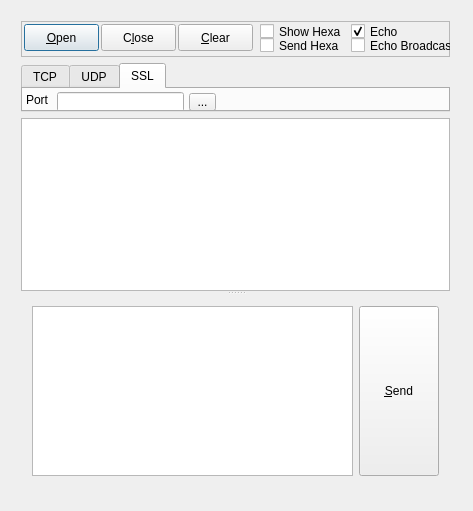
<?xml version="1.0" encoding="UTF-8"?>
<ui version="4.0">
 <class>Dialog</class>
 <widget class="QDialog" name="Dialog">
  <property name="geometry">
   <rect>
    <x>0</x>
    <y>0</y>
    <width>473</width>
    <height>511</height>
   </rect>
  </property>
  <property name="windowTitle">
   <string>NetServer</string>
  </property>
  <widget class="QWidget" name="layoutWidget">
   <property name="geometry">
    <rect>
     <x>10</x>
     <y>10</y>
     <width>451</width>
     <height>488</height>
    </rect>
   </property>
   <layout class="QVBoxLayout" name="mainLayout">
    <item>
     <widget class="QFrame" name="frameTop">
      <property name="minimumSize">
       <size>
        <width>0</width>
        <height>36</height>
       </size>
      </property>
      <property name="maximumSize">
       <size>
        <width>16777215</width>
        <height>39</height>
       </size>
      </property>
      <property name="frameShape">
       <enum>QFrame::StyledPanel</enum>
      </property>
      <property name="frameShadow">
       <enum>QFrame::Raised</enum>
      </property>
      <widget class="QPushButton" name="pbOpen">
       <property name="geometry">
        <rect>
         <x>3</x>
         <y>3</y>
         <width>75</width>
         <height>27</height>
        </rect>
       </property>
       <property name="text">
        <string>&amp;Open</string>
       </property>
      </widget>
      <widget class="QPushButton" name="pbClose">
       <property name="geometry">
        <rect>
         <x>80</x>
         <y>3</y>
         <width>75</width>
         <height>27</height>
        </rect>
       </property>
       <property name="text">
        <string>C&amp;lose</string>
       </property>
      </widget>
      <widget class="QPushButton" name="pbClear">
       <property name="geometry">
        <rect>
         <x>157</x>
         <y>3</y>
         <width>75</width>
         <height>27</height>
        </rect>
       </property>
       <property name="text">
        <string>&amp;Clear</string>
       </property>
      </widget>
      <widget class="QCheckBox" name="chkShowHexa">
       <property name="geometry">
        <rect>
         <x>239</x>
         <y>2</y>
         <width>91</width>
         <height>17</height>
        </rect>
       </property>
       <property name="text">
        <string>Show Hexa</string>
       </property>
      </widget>
      <widget class="QCheckBox" name="chkSendHexa">
       <property name="geometry">
        <rect>
         <x>239</x>
         <y>16</y>
         <width>91</width>
         <height>17</height>
        </rect>
       </property>
       <property name="text">
        <string>Send Hexa</string>
       </property>
      </widget>
      <widget class="QCheckBox" name="chkEcho">
       <property name="geometry">
        <rect>
         <x>330</x>
         <y>2</y>
         <width>111</width>
         <height>17</height>
        </rect>
       </property>
       <property name="text">
        <string>Echo</string>
       </property>
       <property name="checked">
        <bool>true</bool>
       </property>
      </widget>
      <widget class="QCheckBox" name="chkEchoBroadcast">
       <property name="geometry">
        <rect>
         <x>330</x>
         <y>16</y>
         <width>111</width>
         <height>17</height>
        </rect>
       </property>
       <property name="text">
        <string>Echo Broadcast</string>
       </property>
      </widget>
     </widget>
    </item>
    <item>
     <widget class="QTabWidget" name="tabOption">
      <property name="minimumSize">
       <size>
        <width>0</width>
        <height>49</height>
       </size>
      </property>
      <property name="maximumSize">
       <size>
        <width>16777215</width>
        <height>49</height>
       </size>
      </property>
      <property name="currentIndex">
       <number>2</number>
      </property>
      <widget class="QWidget" name="tabTcp">
       <attribute name="title">
        <string>TCP</string>
       </attribute>
       <widget class="QLabel" name="lblTcpPort">
        <property name="geometry">
         <rect>
          <x>3</x>
          <y>3</y>
          <width>22</width>
          <height>16</height>
         </rect>
        </property>
        <property name="text">
         <string>Port</string>
        </property>
       </widget>
       <widget class="QLineEdit" name="leTcpPort">
        <property name="geometry">
         <rect>
          <x>34</x>
          <y>3</y>
          <width>127</width>
          <height>20</height>
         </rect>
        </property>
       </widget>
       <widget class="QToolButton" name="tbTcpAdvance">
        <property name="geometry">
         <rect>
          <x>166</x>
          <y>4</y>
          <width>27</width>
          <height>18</height>
         </rect>
        </property>
        <property name="text">
         <string>...</string>
        </property>
       </widget>
      </widget>
      <widget class="QWidget" name="tabUdp">
       <attribute name="title">
        <string>UDP</string>
       </attribute>
       <widget class="QLineEdit" name="leUdpPort">
        <property name="geometry">
         <rect>
          <x>34</x>
          <y>3</y>
          <width>127</width>
          <height>20</height>
         </rect>
        </property>
       </widget>
       <widget class="QToolButton" name="tbUdpAdvence">
        <property name="geometry">
         <rect>
          <x>166</x>
          <y>4</y>
          <width>27</width>
          <height>18</height>
         </rect>
        </property>
        <property name="text">
         <string>...</string>
        </property>
       </widget>
       <widget class="QLabel" name="lblUdpPort">
        <property name="geometry">
         <rect>
          <x>3</x>
          <y>3</y>
          <width>22</width>
          <height>16</height>
         </rect>
        </property>
        <property name="text">
         <string>Port</string>
        </property>
       </widget>
      </widget>
      <widget class="QWidget" name="tab">
       <attribute name="title">
        <string>SSL</string>
       </attribute>
       <widget class="QLineEdit" name="leSslPort">
        <property name="geometry">
         <rect>
          <x>34</x>
          <y>3</y>
          <width>127</width>
          <height>20</height>
         </rect>
        </property>
       </widget>
       <widget class="QLabel" name="lblSslPort">
        <property name="geometry">
         <rect>
          <x>3</x>
          <y>3</y>
          <width>22</width>
          <height>16</height>
         </rect>
        </property>
        <property name="text">
         <string>Port</string>
        </property>
       </widget>
       <widget class="QToolButton" name="tbSslAdvanced">
        <property name="geometry">
         <rect>
          <x>166</x>
          <y>4</y>
          <width>27</width>
          <height>18</height>
         </rect>
        </property>
        <property name="text">
         <string>...</string>
        </property>
       </widget>
      </widget>
     </widget>
    </item>
    <item>
     <widget class="QSplitter" name="splitter">
      <property name="orientation">
       <enum>Qt::Vertical</enum>
      </property>
      <widget class="QPlainTextEdit" name="pteRecv">
       <property name="font">
        <font>
         <family>Courier New</family>
        </font>
       </property>
      </widget>
      <widget class="QWidget" name="layoutWidget_2">
       <layout class="QHBoxLayout" name="horizontalLayout">
        <item>
         <widget class="QPlainTextEdit" name="pteSend">
          <property name="font">
           <font>
            <family>Courier New</family>
           </font>
          </property>
         </widget>
        </item>
        <item>
         <widget class="QPushButton" name="pbSend">
          <property name="sizePolicy">
           <sizepolicy hsizetype="Minimum" vsizetype="Expanding">
            <horstretch>0</horstretch>
            <verstretch>0</verstretch>
           </sizepolicy>
          </property>
          <property name="text">
           <string>&amp;Send</string>
          </property>
         </widget>
        </item>
       </layout>
      </widget>
     </widget>
    </item>
   </layout>
  </widget>
 </widget>
 <layoutdefault spacing="6" margin="11"/>
 <resources/>
 <connections/>
</ui>
